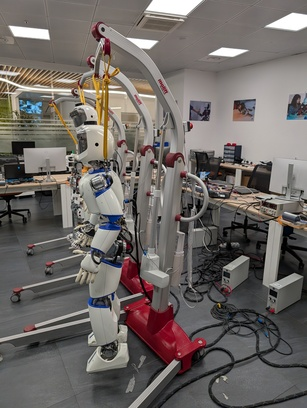
#> input picture Data/images/PXL_20250930_080559417.jpg, 307 x 408 px, given as the content of the folder /home/mtoso/Desktop/Workshop-Images-26-11-2025/Raw_Images, which was not available
$ python sfm_builder.py
#> lines starting #> are read from the running program, lines starting #| are printed output that depends on the picture
import os
from turtle import home
from PIL import Image

# Resize all images before the reconstruction, to speed up the process and later make 2DGS reconstruction feasible.

def resize_images(input_dir, output_dir, max_side=640):
    # Create output directory if it doesn't exist
#> called with max_side = 640
    os.makedirs(output_dir, exist_ok=True)

    # Supported image file extensions
    exts = ('.jpg', '.jpeg', '.png', '.webp', '.bmp', '.tiff')

    for filename in os.listdir(input_dir):
        if filename.lower().endswith(exts):
            input_path = os.path.join(input_dir, filename)
            output_path = os.path.join(output_dir, filename)

            with Image.open(input_path) as img:
                # Determine scale factor
#> img is the input picture: PIL image 307x408 RGB; mean R, G, B 109.9, 103.7, 100.3
                w, h = img.size
#> w = 307; h = 408
                scale = max_side / max(w, h)
#> scale = 1.57

                # Compute new size
                new_size = (int(w * scale), int(h * scale))
#> new_size = (481, 640)

                # Resize with high-quality resampling
                resized_img = img.resize(new_size, Image.LANCZOS)
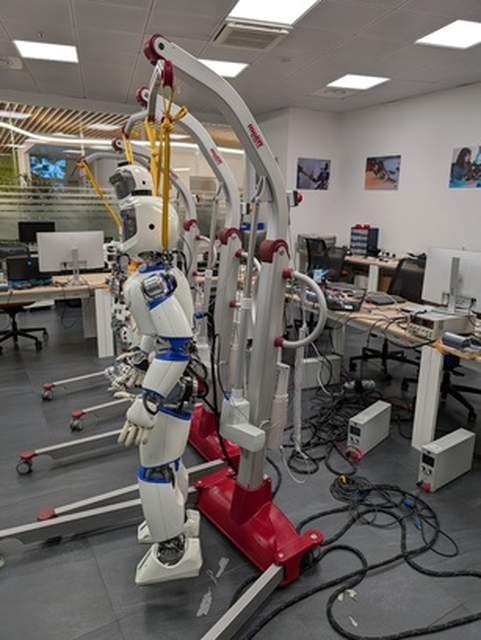
#> resized_img: PIL image 481x640 RGB; mean R, G, B 109.9, 103.7, 100.4

                # Save image
                resized_img.save(output_path)

            print(f"Saved: {output_path}")


if __name__ == "__main__":
    import argparse

    parser = argparse.ArgumentParser()
    parser.add_argument("--input_dir", help='input directory with the raw, original images', default='/home/mtoso/Desktop/Workshop-Images-26-11-2025/Raw_Images')
    parser.add_argument("--output_dir", help='output directory where to store the scaled images', default='/home/mtoso/Desktop/Workshop-Images-26-11-2025/Scaled_Images')
    parser.add_argument("--size", help='desired maximum length of the scaled images', default=640)
    args = parser.parse_args()
    resize_images(args.input_dir, args.output_dir, args.size)

$ run again, on Data/images/PXL_20250930_080611296.jpg
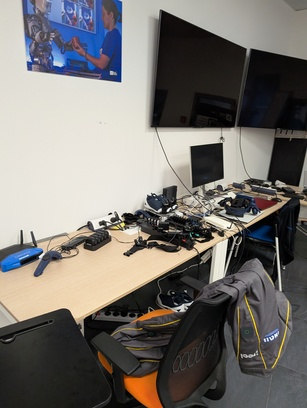
#> input picture Data/images/PXL_20250930_080611296.jpg, 307 x 408 px, given as the content of the folder /home/mtoso/Desktop/Workshop-Images-26-11-2025/Raw_Images, which was not available
#> in resize_images, img is the input picture: PIL image 307x408 RGB; mean R, G, B 119.2, 115.5, 111.5
#> in resize_images, `resized_img = img.resize(new_size, Image.LANCZOS)`:
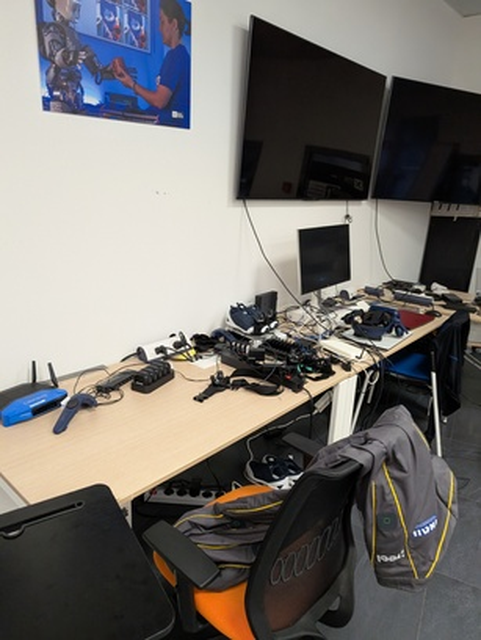
#> resized_img: PIL image 481x640 RGB; mean R, G, B 119.2, 115.5, 111.5
